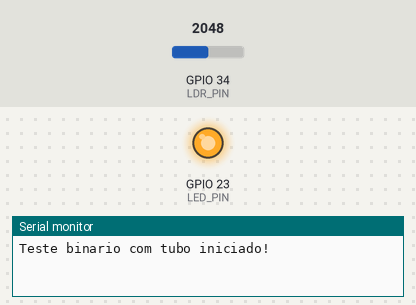
The sketch below on a simulated ESP32. Parts: output pins drawn as LEDs (lit = HIGH), the last lines printed to the serial monitor. Inputs (shaded band) come from the test bench; at power-on: GPIO 34 (LDR_PIN) = 2048 (analog values on the 0–4095 scale).

Above: at 0.5 s.
At 5.5 s:
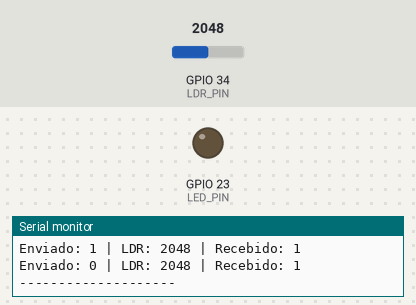
Timing chart, 0 to 9.1 s (numbered marks = the images above):
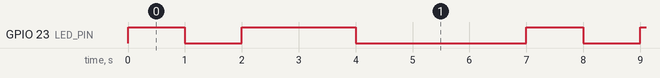

Measured:
- by itself, GPIO 23 (LED_PIN): repeats every 7.0 s: LOW 1.0 s, HIGH 2.0 s, LOW 3.0 s, HIGH 1.0 s
- by itself, everything shown: repeats every 7.0 s, in 4 steps

The sketch:

04_teste_bits_tubo.ino
```cpp
// Teste validado em bancada em 10/11/2026.
// ESP32: LED em GPIO23; LDR em GPIO34.
// LED conectado via resistor limitador. LDR em divisor com resistor de 10 kOhm.
// Limiar calibrado empiricamente para o conjunto com tubo de papelao.
const int LED_PIN = 23;
const int LDR_PIN = 34;
const int LIMIAR = 1500;
const int TEMPO_BIT = 1000;

void transmitirBit(int bit) {
  digitalWrite(LED_PIN, bit == 1 ? HIGH : LOW);
  delay(500); // tempo para o LDR responder

  int leitura = analogRead(LDR_PIN);
  int recebido = leitura > LIMIAR ? 1 : 0;

  Serial.print("Enviado: ");
  Serial.print(bit);
  Serial.print(" | LDR: ");
  Serial.print(leitura);
  Serial.print(" | Recebido: ");
  Serial.println(recebido);

  delay(TEMPO_BIT - 500);
}

void setup() {
  Serial.begin(115200);
  pinMode(LED_PIN, OUTPUT);
  digitalWrite(LED_PIN, LOW);
  analogReadResolution(12);
  Serial.println("Teste binario com tubo iniciado!");
}

void loop() {
  transmitirBit(1);
  transmitirBit(0);
  transmitirBit(1);
  transmitirBit(1);
  transmitirBit(0);
  Serial.println("--------------------");
  digitalWrite(LED_PIN, LOW);
  delay(2000);
}
```
